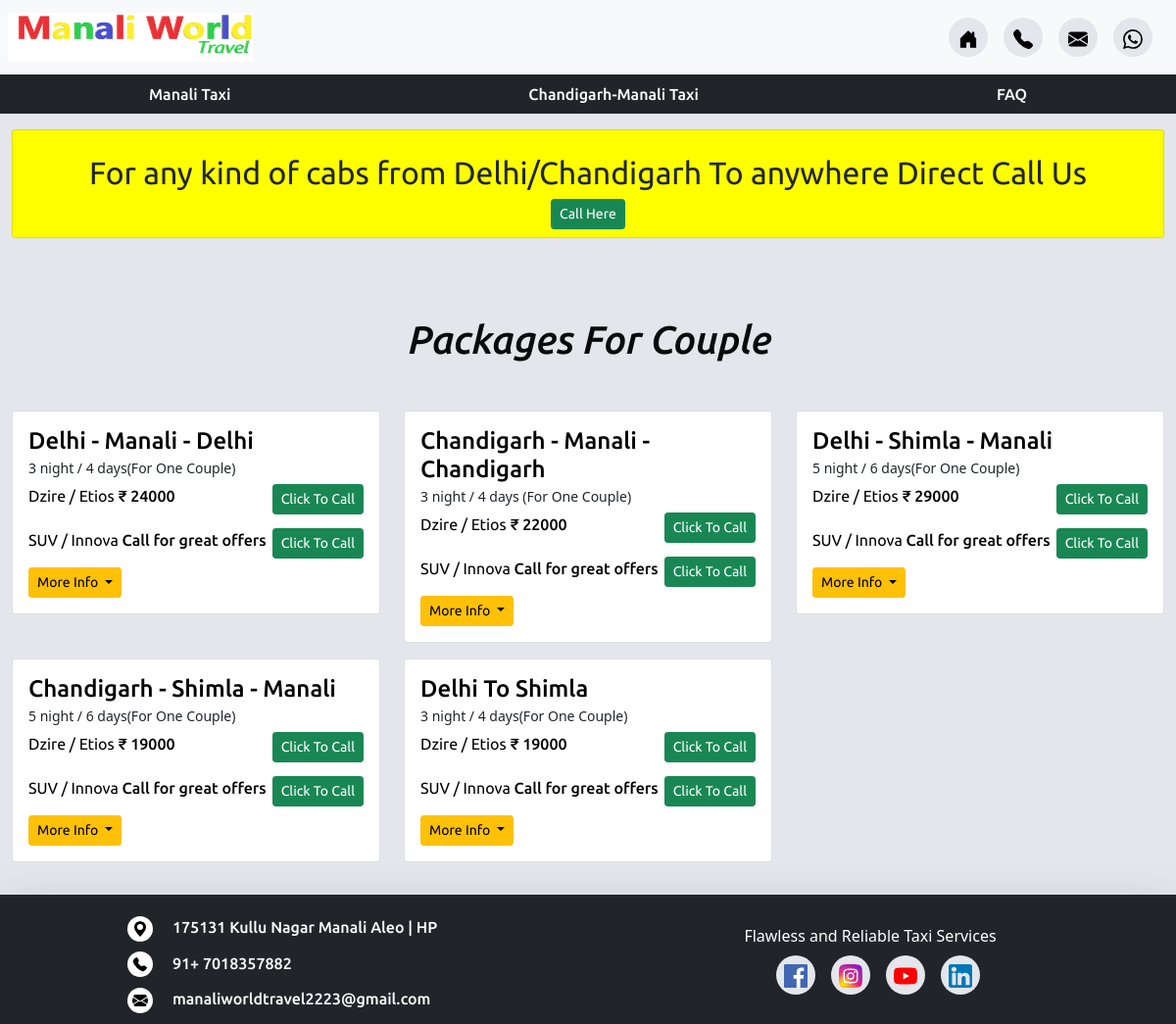
/couple-packages.php, run on the app's committed database.
### tables this page shows
CREATE TABLE `packages_for_couple` (
  `id` int(11) NOT NULL,
  `title` varchar(255) NOT NULL,
  `period` varchar(255) DEFAULT NULL,
  `sedan_rate` varchar(255) DEFAULT NULL,
  `suv_rate` varchar(255) DEFAULT NULL,
  `more_info` text NOT NULL,
  `update_date` datetime NOT NULL DEFAULT current_timestamp()
);

### couple-packages.php (the view, shortened to what this page needs)
<!doctype html>
<html lang="en">
  <head>
    <link href="https://cdn.jsdelivr.net/npm/bootstrap@5.0.1/dist/css/bootstrap.min.css" rel="stylesheet">
    <link rel="stylesheet" href="https://cdn.jsdelivr.net/npm/bootstrap-icons@1.5.0/font/bootstrap-icons.css">
    <link rel="stylesheet" href="css/couple-packages.css">
    <link rel="stylesheet" href="css/header.css">
    <link rel="stylesheet" href="css/footer.css">
    <link rel="stylesheet" href="css/our-team.css">
    <link rel="stylesheet" href="css/authority.css">
    <link rel="stylesheet" href="css/couple-packages-media-query.css">
  </head>
  <body>
    <?php
        include("partials/header.php");
    ?>
    <section id="section_main" class="mt-3">
        <div class="container-fluid">
                <div class="card text-center p-2 main_query_msg_div">
                    <h1 class="mt-3 main_query_msg">For any kind of cabs from Delhi/Chandigarh To anywhere Direct Call Us</h1>
                    <div class="">
                        <a href="tel:<?php echo $phone_number;?>" class="btn btn-success btn-sm">Call Here</a>
                    </div>
                </div>
            <div id="packages_for_couple" class="row">
                <h1 class="heading">Packages For Couple</h1>
                <?php
                    include("partials/db.php");
                    $sql = "SELECT * FROM packages_for_couple ORDER BY id";
                    $result = $conn->query($sql);
                    if($result){
                        $row = $result->num_rows;
                        if($row ==0 ){
                            echo 'no result found';
                        }else{
                        while($data = $result->fetch_assoc()){
                            $title = $data['title'];
                            $period = $data['period'];
                            $sedan_rate = $data['sedan_rate'];
                            $suv_rate = $data['suv_rate'];
                            echo '<div class="col-md-6 col-lg-4 mt-3">
                                        <div class="card">
                                            <div class="card-body">
                                                <h5 class="card-title">'. $title .'</h5>
                                                <small class="period_text">'.$period.'</small>
                                                <div class="car_info">';
                                                    if($sedan_rate != 0 && $sedan_rate != null){
                                                        echo '<p class="card-text">Dzire / Etios <span class="price">₹ '.$sedan_rate.'</span> </p>';
                                                    }else{
                                                        echo '<p class="card-text">Dzire / Etios <span class="price">Call for great offers</span> </p>';
                                                    }
                                                    echo '<div class="">
                                                    <a href="tel:'.$phone_number.'" class="btn btn-success btn-sm">Click To Call</a>
                                                </div>
                                                </div>
                                                <div class="car_info">';
                                                    if($suv_rate != null && $suv_rate != 0){
                                                        echo '<p class="card-text">SUV / Innova <span class="price">₹ '.$suv_rate.'</span> </p>';
                                                    }else{
                                                        echo '<p class="card-text">SUV / Innova <span class="price">Call for great offers</span> </p>';
                                                    }
                                                    echo '<div class="">
                                                    <a href="tel:'.$phone_number.'" class="btn btn-success btn-sm">Click To Call</a>
                                                    </div>
                                                </div>
                                                <div class="dropdown ">
                                                    <a class="btn btn-warning btn-sm dropdown-toggle" href="#" role="button" id="dropdownMenuLink" data-bs-toggle="dropdown" aria-expanded="false">
                                                    More Info
                                                    </a>
                                                    <ul class="dropdown-menu px-4" aria-labelledby="dropdownMenuLink">';
                                                echo '</ul>
                                                </div>
                                            </div>
                                        </div>
                                    </div>';
                        }
                    }
                }else{
                        echo 'sorry';
                    }
                ?>
            </div>
        </div>
    </section>
    <?php
        include("partials/footer.php");
    ?>
  </body>
</html>

### css/couple-packages.css (style rules this page uses)
:root { --body-bg-color: #E4E6EB; --font-family: 'Ubuntu', sans-serif; }
body { background-color: var(--body-bg-color); overflow-x: hidden; }
.heading { text-align: center; font-size: 2.5rem; margin-top: 5rem; margin-bottom: 2rem; color: #0A0A0A; font-family: var(--font-family); font-weight: 500; font-style: italic; }
.btn { font-family: var(--font-family); font-weight: 400; }
#section_main .card-body .card-title { font-family: var(--font-family); font-weight: 500; font-size: 1.5rem; color: #000; margin-bottom: 0px; }
#section_main .main_query_msg { font-family: var(--font-family); font-weight: 400; font-size: 2rem; }
#section_main .car_info { display: flex; justify-content: space-between; margin-top: 5px; }
#section_main .car_info p { font-family: var(--font-family); font-weight: 400; font-size: 1rem; color: #000; }
#section_main .car_info .price { font-family: var(--font-family); font-weight: 500; font-size: 1rem; color: #000; }
.main_query_msg_div { background-color: yellow; }

### css/header.css (style rules this page uses)
:root { --bg-secondary-color: #e4e6eb; --font-family: 'Ubuntu', sans-serif; }

### css/footer.css (style rules this page uses)
:root { --bg-secondary-color: #e4e6eb; --font-family: 'Ubuntu', sans-serif; }

### data on the page
packages_for_couple: title "Delhi - Manali - Delhi", period "3 night / 4 days(For One Couple)", sedan_rate "24000", suv_rate "SUV / Innova"
packages_for_couple: title "Chandigarh - Manali - Chandigarh", period "3 night / 4 days (For One Couple)", sedan_rate "22000", suv_rate "SUV / Innova"
packages_for_couple: title "Delhi - Shimla - Manali", period "5 night / 6 days(For One Couple)", sedan_rate "29000", suv_rate "SUV / Innova"
packages_for_couple: title "Chandigarh - Shimla - Manali", period "5 night / 6 days(For One Couple)", sedan_rate "19000", suv_rate "SUV / Innova"
packages_for_couple: title "Delhi To Shimla", period "3 night / 4 days(For One Couple)", sedan_rate "19000", suv_rate "SUV / Innova"
